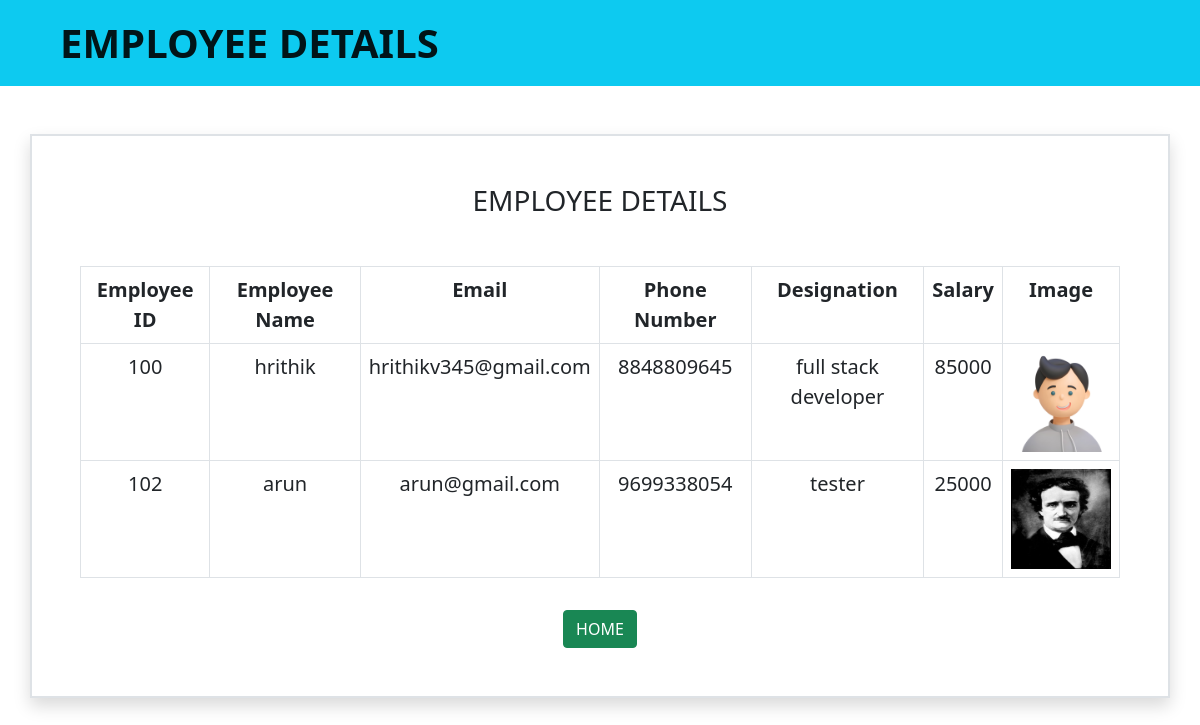
The page /viewemp/ on the database its author committed.
### app1/models.py (models this page shows)
class Employee(models.Model):
    emp_id=models.IntegerField()
    emp_name=models.CharField(max_length=20)
    email=models.EmailField()
    phone_number=models.IntegerField()
    designation=models.CharField(max_length=20)
    salary=models.IntegerField()
    image=models.ImageField(upload_to='image')

### app1/views.py (the view)
# urls.py: path('viewemp/',views.viewemp,name='viewemploye'),
def viewemp(request):
    e=Employee.objects.all()
    context={'emp':e}
    return render(request,'viewemploye.html',context)

### template/viewemploye.html
{% extends 'base.html' %}
{% load crispy_forms_tags %}
{% block content %}
<div class="container mx-auto text-center fs-5 border border-2 shadow mt-5 p-5">
<h3> EMPLOYEE DETAILS</h3>
    <table class="table table-bordered mt-5 ">
        <tr>
            <th>Employee ID</th>
            <th>Employee Name</th>
            <th>Email</th>
            <th>Phone Number</th>
            <th>Designation</th>
            <th>Salary</th>
            <th>Image</th>
        </tr>
        {% for i in emp %}
        <tr>
            <td>{{i.emp_id}}</td>
            <td>{{i.emp_name}}</td>
            <td>{{i.email}}</td>
            <td>{{i.phone_number}}</td>
            <td>{{i.designation}}</td>
            <td>{{i.salary}}</td>
            <td><img src="{{i.image.url}}" height="100px" width="100px"></td>
        </tr>
        {% endfor %}
    </table>
    <a href="http://127.0.0.1:8000/" class="btn btn-success mt-3">HOME</a>
</div>
{% endblock %}

### template/base.html (shortened to what this page needs)
<!DOCTYPE html>
<html lang="en">
<head>
    <link href="https://cdn.jsdelivr.net/npm/bootstrap@5.0.2/dist/css/bootstrap.min.css" rel="stylesheet">
</head>
<body>
  {% block button %}
<nav class="navbar navbar-light bg-info ">
  <div class="container-fluid">
    <a class="navbar-brand  ps-5 fw-bold fs-1">EMPLOYEE DETAILS</a>
  {% endblock %}
  </div>
</nav>
{% block content %}{% endblock %}
</body>
</html>

### rows shown on the page
Employee: emp_id "100", emp_name "hrithik", email "hrithikv345@gmail.com", phone_number "8848809645", designation "full stack developer", salary "85000", image (picture)
Employee: emp_id "102", emp_name "arun", email "arun@gmail.com", phone_number "9699338054", designation "tester", salary "25000", image (picture)
